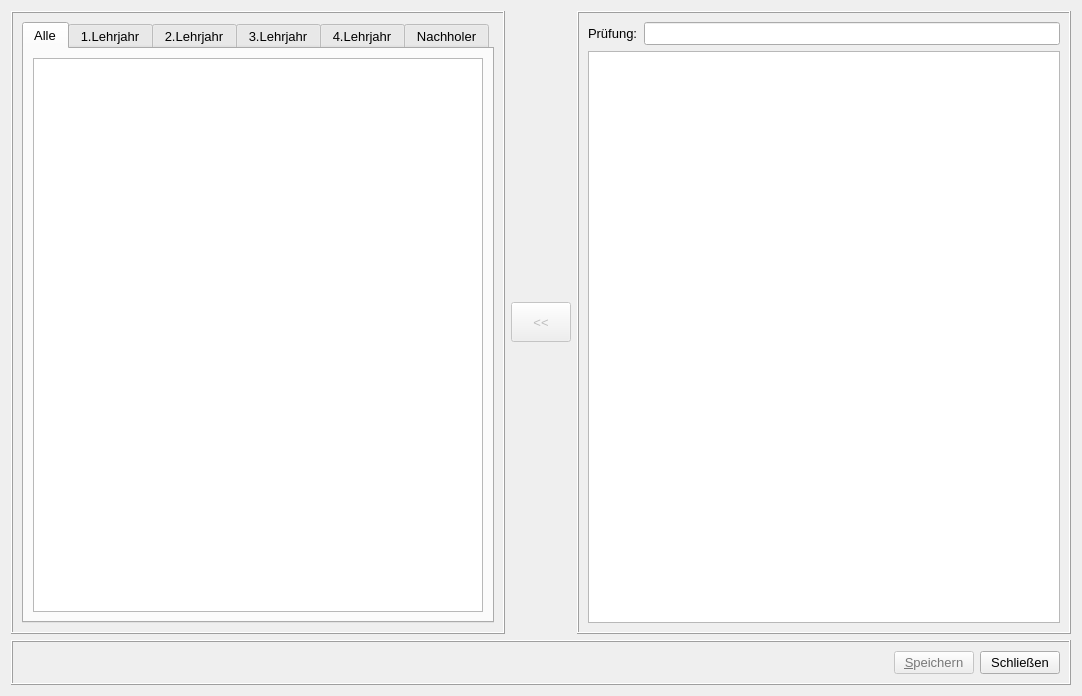
<?xml version="1.0" encoding="UTF-8"?>
<ui version="4.0">
 <class>FormAllocate</class>
 <widget class="QWidget" name="FormAllocate">
  <property name="geometry">
   <rect>
    <x>0</x>
    <y>0</y>
    <width>1082</width>
    <height>696</height>
   </rect>
  </property>
  <property name="font">
   <font>
    <pointsize>10</pointsize>
   </font>
  </property>
  <property name="windowTitle">
   <string>Form</string>
  </property>
  <layout class="QGridLayout" name="gridLayout_10">
   <item row="0" column="0">
    <widget class="QFrame" name="frame">
     <property name="frameShape">
      <enum>QFrame::Box</enum>
     </property>
     <property name="frameShadow">
      <enum>QFrame::Raised</enum>
     </property>
     <layout class="QGridLayout" name="gridLayout_7">
      <item row="0" column="0">
       <widget class="QTabWidget" name="tabWidget">
        <property name="currentIndex">
         <number>0</number>
        </property>
        <widget class="QWidget" name="tab">
         <attribute name="title">
          <string>Alle</string>
         </attribute>
         <layout class="QGridLayout" name="gridLayout">
          <item row="0" column="0">
           <widget class="QTableWidget" name="apprenticeTableWidget"/>
          </item>
         </layout>
        </widget>
        <widget class="QWidget" name="tab_2">
         <attribute name="title">
          <string>1.Lehrjahr</string>
         </attribute>
         <layout class="QGridLayout" name="gridLayout_6">
          <item row="0" column="0">
           <widget class="QTableWidget" name="app1Table"/>
          </item>
         </layout>
        </widget>
        <widget class="QWidget" name="tab_3">
         <attribute name="title">
          <string>2.Lehrjahr</string>
         </attribute>
         <layout class="QGridLayout" name="gridLayout_5">
          <item row="0" column="0">
           <widget class="QTableWidget" name="app2Table"/>
          </item>
         </layout>
        </widget>
        <widget class="QWidget" name="tab_4">
         <attribute name="title">
          <string>3.Lehrjahr</string>
         </attribute>
         <layout class="QGridLayout" name="gridLayout_4">
          <item row="0" column="0">
           <widget class="QTableWidget" name="app3Table"/>
          </item>
         </layout>
        </widget>
        <widget class="QWidget" name="tab_5">
         <attribute name="title">
          <string>4.Lehrjahr</string>
         </attribute>
         <layout class="QGridLayout" name="gridLayout_3">
          <item row="0" column="0">
           <widget class="QTableWidget" name="app4Table"/>
          </item>
         </layout>
        </widget>
        <widget class="QWidget" name="tab_6">
         <attribute name="title">
          <string>Nachholer</string>
         </attribute>
         <layout class="QGridLayout" name="gridLayout_2">
          <item row="0" column="0">
           <widget class="QTableWidget" name="app5Table"/>
          </item>
         </layout>
        </widget>
       </widget>
      </item>
     </layout>
    </widget>
   </item>
   <item row="0" column="1">
    <widget class="QToolButton" name="importToolButton">
     <property name="enabled">
      <bool>false</bool>
     </property>
     <property name="minimumSize">
      <size>
       <width>60</width>
       <height>40</height>
      </size>
     </property>
     <property name="text">
      <string>&lt;&lt;</string>
     </property>
    </widget>
   </item>
   <item row="0" column="2">
    <widget class="QFrame" name="frame_2">
     <property name="frameShape">
      <enum>QFrame::Box</enum>
     </property>
     <property name="frameShadow">
      <enum>QFrame::Raised</enum>
     </property>
     <layout class="QGridLayout" name="gridLayout_9">
      <item row="0" column="1">
       <widget class="QLineEdit" name="selectedSkillEdit">
        <property name="palette">
         <palette>
          <active>
           <colorrole role="Text">
            <brush brushstyle="SolidPattern">
             <color alpha="255">
              <red>0</red>
              <green>85</green>
              <blue>127</blue>
             </color>
            </brush>
           </colorrole>
          </active>
          <inactive>
           <colorrole role="Text">
            <brush brushstyle="SolidPattern">
             <color alpha="255">
              <red>0</red>
              <green>85</green>
              <blue>127</blue>
             </color>
            </brush>
           </colorrole>
          </inactive>
          <disabled>
           <colorrole role="Text">
            <brush brushstyle="SolidPattern">
             <color alpha="255">
              <red>120</red>
              <green>120</green>
              <blue>120</blue>
             </color>
            </brush>
           </colorrole>
          </disabled>
         </palette>
        </property>
        <property name="readOnly">
         <bool>true</bool>
        </property>
       </widget>
      </item>
      <item row="0" column="0">
       <widget class="QLabel" name="label_2">
        <property name="text">
         <string>Prüfung:</string>
        </property>
       </widget>
      </item>
      <item row="1" column="0" colspan="2">
       <widget class="QListWidget" name="skillsListWidget"/>
      </item>
     </layout>
    </widget>
   </item>
   <item row="1" column="0" colspan="3">
    <widget class="QFrame" name="frame_3">
     <property name="frameShape">
      <enum>QFrame::Box</enum>
     </property>
     <property name="frameShadow">
      <enum>QFrame::Raised</enum>
     </property>
     <layout class="QGridLayout" name="gridLayout_8">
      <item row="0" column="2">
       <widget class="QPushButton" name="closeButton">
        <property name="text">
         <string>Schließen</string>
        </property>
       </widget>
      </item>
      <item row="0" column="0">
       <spacer name="horizontalSpacer">
        <property name="orientation">
         <enum>Qt::Horizontal</enum>
        </property>
        <property name="sizeHint" stdset="0">
         <size>
          <width>40</width>
          <height>20</height>
         </size>
        </property>
       </spacer>
      </item>
      <item row="0" column="1">
       <widget class="QPushButton" name="saveButton">
        <property name="enabled">
         <bool>false</bool>
        </property>
        <property name="palette">
         <palette>
          <active>
           <colorrole role="ButtonText">
            <brush brushstyle="SolidPattern">
             <color alpha="255">
              <red>255</red>
              <green>0</green>
              <blue>0</blue>
             </color>
            </brush>
           </colorrole>
          </active>
          <inactive>
           <colorrole role="ButtonText">
            <brush brushstyle="SolidPattern">
             <color alpha="255">
              <red>255</red>
              <green>0</green>
              <blue>0</blue>
             </color>
            </brush>
           </colorrole>
          </inactive>
          <disabled>
           <colorrole role="ButtonText">
            <brush brushstyle="SolidPattern">
             <color alpha="255">
              <red>120</red>
              <green>120</green>
              <blue>120</blue>
             </color>
            </brush>
           </colorrole>
          </disabled>
         </palette>
        </property>
        <property name="text">
         <string>&amp;Speichern</string>
        </property>
       </widget>
      </item>
     </layout>
    </widget>
   </item>
  </layout>
 </widget>
 <resources/>
 <connections/>
</ui>
